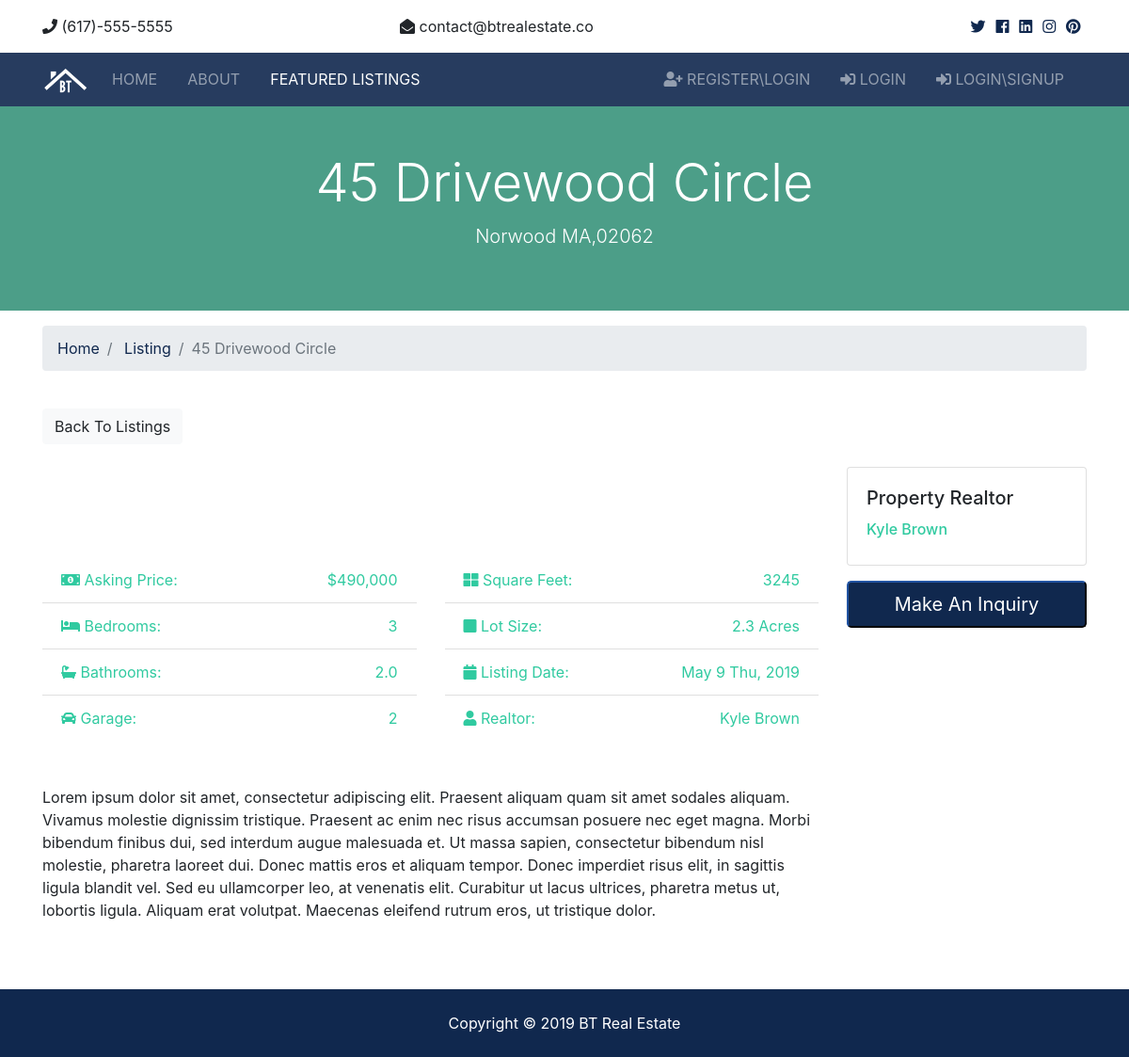
Page /listings/detail/1/ on the committed database.
### listings/models.py (models this page shows, shortened)
class Listing(models.Model):
    realtor = models.ForeignKey(Realtor,on_delete=models.DO_NOTHING)
    title = models.CharField(max_length=30)
    address = models.CharField(max_length=200)
    city = models.CharField(max_length=200)
    state = models.CharField(max_length=32,choices=STATE_CHOICES)
    zipcode = models.CharField(max_length=30)
    description = models.TextField(blank=True)
    price = models.IntegerField(choices=PRICE_CHOICES)
    bedrooms = models.IntegerField(choices=BEDROOM_CHOICES)
    bathrooms = models.DecimalField(max_digits=2,decimal_places=1) #2.5
    garage = models.IntegerField(default=0)
    sqft = models.IntegerField()
    lot_size = models.DecimalField(max_digits=5,decimal_places=1) #2.4
    photo_main = models.ImageField(upload_to='photos/%Y/%m/%d/')
    photo_1 = models.ImageField(upload_to='photos/%Y/%m/%d/',blank=True)
    photo_2 = models.ImageField(upload_to='photos/%Y/%m/%d/',blank=True)
    photo_3 = models.ImageField(upload_to='photos/%Y/%m/%d/',blank=True)
    photo_4 = models.ImageField(upload_to='photos/%Y/%m/%d/',blank=True)
    photo_5 = models.ImageField(upload_to='photos/%Y/%m/%d/',blank=True)
    photo_6 = models.ImageField(upload_to='photos/%Y/%m/%d/',blank=True)
    is_published = models.BooleanField(default=True)
    list_date = models.DateTimeField(default = datetime.now,blank=True)

### realtors/models.py (models this page shows)
class Realtor(models.Model):
    name = models.CharField(max_length=30)
    photo = models.ImageField(upload_to='photos/%Y/%m/%d/')
    description = models.TextField(blank=True)
    phone = models.CharField(max_length=20)
    email = models.EmailField()
    is_mvp = models.BooleanField(default = False)
    hire_date = models.DateTimeField(default=datetime.now,blank=True)
    def __str__(self):
        return self.name

### listings/views.py (the view)
# urls.py: path('detail/<int:pk>/', views.Detail.as_view(),name='listing-detail'),
class Detail(DetailView):
    model = Listing

### templates/listings/listing_detail.html (shortened to what this page needs)
{% extends 'base.html'%}
{% load static %}
{% load humanize %}
{% block content%}
<section id="showcase-inner" class="py-5 text-white">
  <div class="container">
    <div class="row text-center">
      <div class="col-md-12">
        <h1 class="display-4"> {{object.title}}</h1>
        <p class="lead"> {{object.city}} {{object.state}},{{object.zipcode}}</p>
      </div>
    </div>
  </div>
</section>
<section id="bc" class="mt-3">
  <div class="container">
    <nav aria-label="breadcrumb">
      <ol class="breadcrumb">
        <li class="breadcrumb-item">
          <a href="{% url 'pages:index'%}">
            Home</a>
        </li>
        <li class="breadcrumb-item">
          <a href="{% url 'listings:listings'%}">
            Listing</a>
        </li>
        <li class="breadcrumb-item active">{{object.title}}</li>
      </ol>
    </nav>
  </div>
</section>
  <section id="listing" class="py-4">
    <div class="container">
      <a href="{% url 'listings:listings' %}" class="btn btn-light mb-4">Back To Listings</a>
      <div class="row">
        <div class="col-md-9">
          <div class="row mb-5 thumbs">
              {% if object.photo_1 %}
            <div class="col-md-2">
            </div>
             {% endif %}
             {% if object.photo_2 %}
            <div class="col-md-2">
            </div>
            {% endif %}
            {% if object.photo_3 %}
            <div class="col-md-2">
            </div>
            {% endif %}
            {% if object.photo_4 %}
            <div class="col-md-2">
            </div>
            {% endif %}
            {% if object.photo_5 %}
            <div class="col-md-2">
            </div>
            {% endif %}
            {% if object.photo_6 %}
            <div class="col-md-2">
            </div>
            {% endif %}
          </div>
          <div class="row mb-5 fields">
            <div class="col-md-6">
              <ul class="list-group list-group-flush">
                <li class="list-group-item text-secondary">
                  <i class="fas fa-money-bill-alt"></i> Asking Price:
                  <span class="float-right">${{object.price|intcomma}}</span>
                </li>
                <li class="list-group-item text-secondary">
                  <i class="fas fa-bed"></i> Bedrooms:
                  <span class="float-right">{{object.bedrooms}}</span>
                </li>
                <li class="list-group-item text-secondary">
                  <i class="fas fa-bath"></i> Bathrooms:
                  <span class="float-right">{{object.bathrooms}}</span>
                </li>
                <li class="list-group-item text-secondary">
                  <i class="fas fa-car"></i> Garage:
                  <span class="float-right">{{object.garage}}
                  </span>
                </li>
              </ul>
            </div>
            <div class="col-md-6">
              <ul class="list-group list-group-flush">
                <li class="list-group-item text-secondary">
                  <i class="fas fa-th-large"></i> Square Feet:
                  <span class="float-right">{{object.sqft}}</span>
                </li>
                <li class="list-group-item text-secondary">
                  <i class="fas fa-square"></i> Lot Size:
                  <span class="float-right">{{object.lot_size}} Acres
                  </span>
                </li>
                <li class="list-group-item text-secondary">
                  <i class="fas fa-calendar"></i> Listing Date:
                  <span class="float-right">{{object.list_date|date:"F j D, Y"}}</span>
                </li>
                <li class="list-group-item text-secondary">
                  <i class="fas fa-user"></i> Realtor:
                  <span class="float-right">{{object.realtor}}
                  </span>
                </li>
              </ul>
            </div>
          </div>
          <div class="row mb-5">
            <div class="col-md-12">
              {{object.description}}
            </div>
          </div>
        </div>
        <div class="col-md-3">
          <div class="card mb-3">
            <div class="card-body">
              <h5 class="card-title">Property Realtor</h5>
              <h6 class="text-secondary">{{object.realtor}}</h6>
            </div>
          </div>
          <button class="btn-primary btn-block btn-lg" data-toggle="modal" data-target="#inquiryModal">Make An Inquiry</button>
        </div>
      </div>
    </div>
  </section>
{% endblock %}

### bt/static/css/all.css (style rules this page uses)
.fa, .fas, .far, .fal, .fab { -moz-osx-font-smoothing: grayscale; -webkit-font-smoothing: antialiased; display: inline-block; font-style: normal; font-variant: normal; text-rendering: auto; line-height: 1; }
.fa-bath:before { content: "\f2cd"; }
.fa-bed:before { content: "\f236"; }
.fa-calendar:before { content: "\f133"; }
.fa-car:before { content: "\f1b9"; }
.fa-money-bill-alt:before { content: "\f3d1"; }
.fa-square:before { content: "\f0c8"; }
.fa-th-large:before { content: "\f009"; }
.fa-user:before { content: "\f007"; }
.fa, .fas { font-family: 'Font Awesome 5 Free'; font-weight: 900; }

### bt/static/css/style.css (style rules this page uses)
#showcase-inner { background: url(../img/building.jpg) no-repeat top center fixed/cover; position: relative; overflow: hidden; min-height: 200px; }
#showcase-inner::before { content: ''; position: absolute; top: 0; left: 0; min-height: 100%; width: 100%; background: rgba(32, 134, 107, 0.8); }

### rows in the picture
Listing: title "45 Drivewood Circle", city "Norwood", state "MA", zipcode "02062", price "490,000", bedrooms "3", bathrooms "2.0", garage "2", sqft "3245", lot_size "2.3", list_date "May 9 Thu, 2019", realtor "Kyle Brown", description "Lorem ipsum dolor sit amet, consectetur adipiscing elit. Praesent aliquam quam sit amet sodales aliquam. Vivamus molestie dignissim tristique. Praesent ac enim nec risus accumsan posuere nec eget magna. Morbi bibendum finibus dui, sed interdum augue malesuada et. Ut massa sapien, consectetur bibendum nisl molestie, pharetra laoreet dui. Donec mattis eros et aliquam tempor. Donec imperdiet risus elit, in sagittis ligula blandit vel. Sed eu ullamcorper leo, at venenatis elit. Curabitur ut lacus ultrices, pharetra metus ut, lobortis ligula. Aliquam erat volutpat. Maecenas eleifend rutrum eros, ut tristique dolor."
